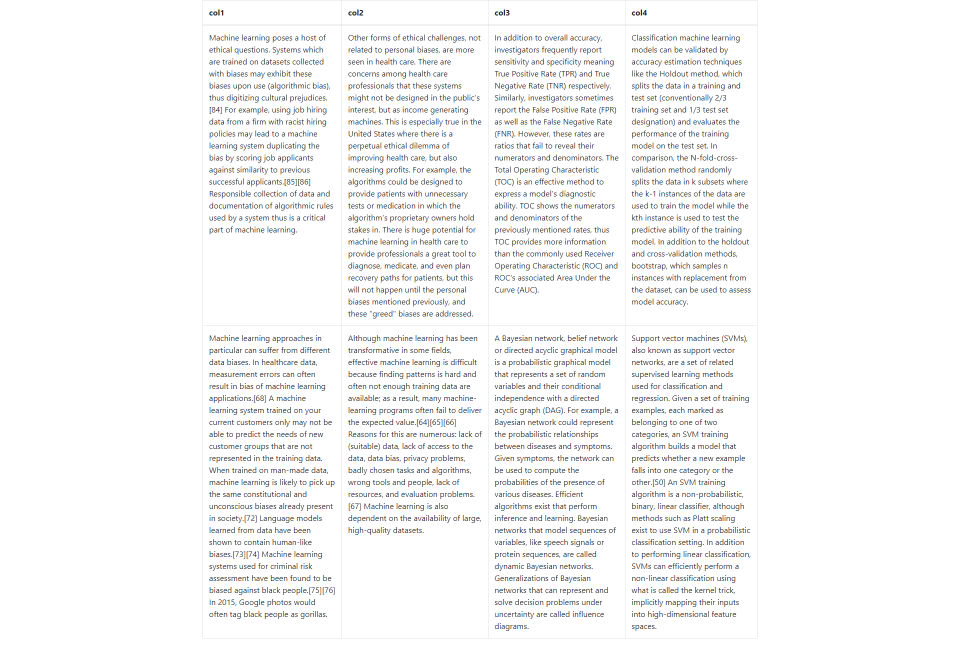
#> input picture resources/img/table_data_with_long_text.png, 1920 x 1293 px (shown at 1/2 size)
$ python ocr_table.py   (older library calls are emulated)
#> lines starting #> are read from the running program, lines starting #| are printed output that depends on the picture; after the words box and inside, x2 and y2 are one past the last pixel; in counts of white or black regions, pixels touching at a corner belong together
import numpy as np
import imutils
import cv2
import pytesseract

imagePath = "../../resources/img/table_data_with_long_text.png"
ori_img = cv2.imread(imagePath, cv2.IMREAD_GRAYSCALE)
#> ori_img: shape (1293, 1920); min 36, max 255, mean 246
img = imutils.resize(ori_img, height=1024)
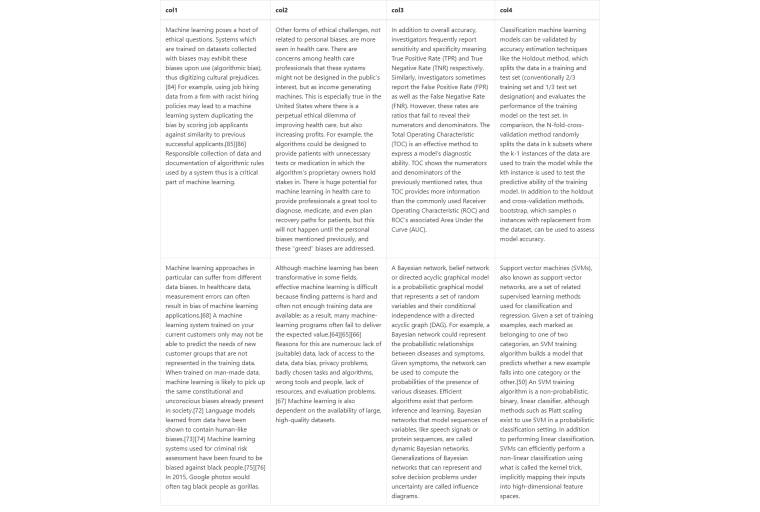
#> img: shape (1024, 1520) (shown at 1/2 size); min 36, max 255, mean 246

img = cv2.GaussianBlur(img, (3, 3), 0)
otsu_threshold_img = cv2.threshold(img, 0, 255, cv2.THRESH_BINARY + cv2.THRESH_OTSU)[1]
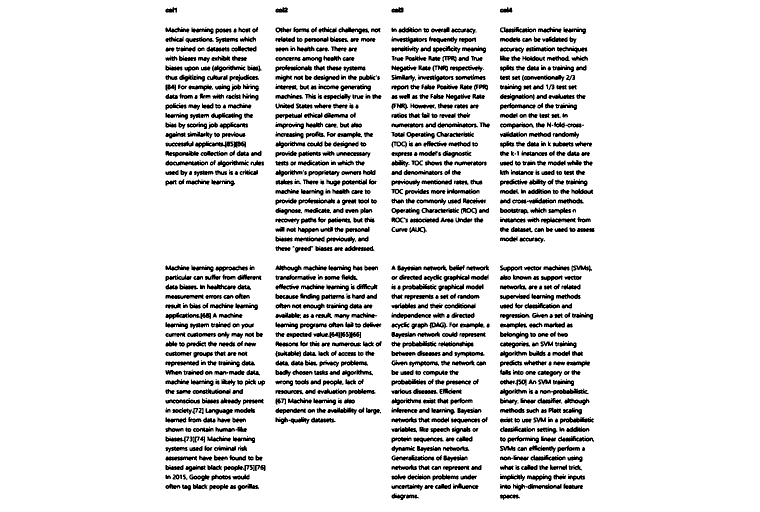
#> otsu_threshold_img: shape (1024, 1520) (shown at 1/2 size); 88.3% white; 1111 black regions (214 under 20 px), largest, box (x1, y1, x2, y2) and area: (331, 625, 422, 639) 633, (1026, 967, 1123, 981) 614, (1080, 777, 1177, 791) 609

kernel = np.ones((2, 2), np.uint8)
otsu_threshold_img = cv2.dilate(otsu_threshold_img, kernel, iterations=2)
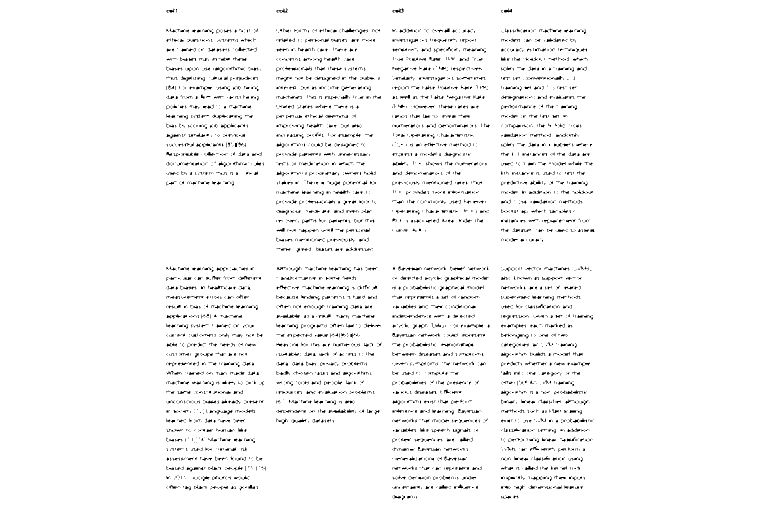
#> otsu_threshold_img: shape (1024, 1520) (shown at 1/2 size); 96.4% white; black in thin lines or dots, all inside (x1, y1, x2, y2) = (333, 17, 1189, 1000)
otsu_threshold_img = cv2.erode(otsu_threshold_img, kernel, iterations=2)
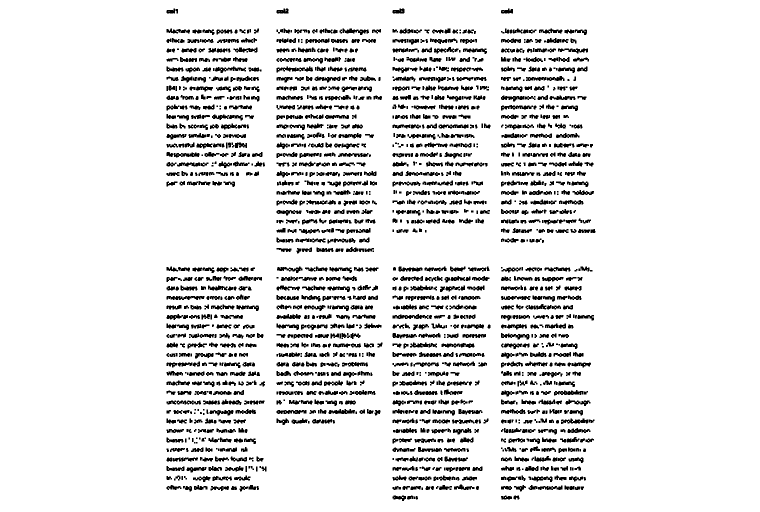
#> otsu_threshold_img: shape (1024, 1520) (shown at 1/2 size); 89.9% white; 1599 black regions (177 under 20 px)

# edges = cv2.Canny(otsu_threshold_img, 80, 150, L2gradient=True)

img, contours, heir = cv2.findContours(otsu_threshold_img.copy(), cv2.RETR_TREE, cv2.CHAIN_APPROX_SIMPLE)
#> contours = 2239 contours, 718 with area under 20; largest, box (x1, y1, x2, y2) and area: (0, 0, 1520, 1024) 1553937, (552, 132, 627, 146) 562, (784, 627, 858, 639) 538, (332, 591, 410, 601) 522, (882, 685, 950, 697) 494
# loop over the contours and calculate bounding boxes
boundingBoxes = [cv2.boundingRect(c) for c in contours]
#> boundingBoxes = 2239 items, first 6: (0, 0, 1520, 1024), (827, 992, 5, 7), (831, 991, 6, 9), (1026, 990, 14, 10), (1001, 990, 24, 10), (1010, 994, 2, 2)
combined = zip(contours, boundingBoxes)
combined = sorted(combined, key=lambda b: b[1][0], reverse=False)
#> combined = 2239 items
combined = sorted(combined, key=lambda b: b[1][1], reverse=False)

(contours, boundingBoxes) = zip(*combined)
#> boundingBoxes = 2239 items, first 6: (0, 0, 1520, 1024), (332, 16, 20, 12), (552, 16, 26, 12), (784, 16, 26, 12), (1001, 16, 26, 12), (351, 17, 6, 11)

# image container
container_width = 300
container_height = 70000
img_coltxt_container = np.zeros([container_height, container_width])

cur_y = 0
prev_y = 0
row_num = 0
text_height = 50

# iterate through sorted contours
for c in contours:
	(x, y, w, h) = cv2.boundingRect(c)
	ar = w / float(h)
	crWidth = w / float(ori_img.shape[1])

	if (200 < w < 300) or (200 < h < 300):
		# cv2.rectangle(ori_img, (x, y), (x + w, y + h), color=[20, 20, 255], thickness=3)
		roi = otsu_threshold_img[y:y + h, x:x + w]
		# img_combined[cur_y: cur_y + h, 0: w] = cv2.add(img_combined[cur_y: cur_y + h, 0: w], roi)
		if y - prev_y > 5:
			row_num += 1
		prev_y = y
		print("row#" + str(row_num) + "#", prev_y, roi.shape)
		cv2.rectangle(img_coltxt_container, (0, cur_y), (container_width, cur_y + text_height), (255, 255, 255), -1)
		cv2.putText(img_coltxt_container,
					"(row#" + str(row_num) + ")",
					(0, cur_y + text_height - 30),
					cv2.FONT_HERSHEY_SIMPLEX,
					0.8,
					(0, 0, 0), 2, cv2.LINE_AA)
		img_coltxt_container[cur_y + text_height: cur_y + text_height + roi.shape[0], 0: roi.shape[1]] = roi.copy()
		cur_y += (h + text_height)
		print("-------------")
#> this loop made 2239 passes
#> (x, y, w, h, ar, crWidth) on passes 2 to 4: (332, 16, 20, 12, 1.67, 0.0104), (552, 16, 26, 12, 2.17, 0.0135), (784, 16, 26, 12, 2.17, 0.0135)
#> after the loop, cur_y = 0; row_num = 0

final_img = img_coltxt_container[:cur_y, :]
#> final_img = empty array

cv2.imwrite('../../resources/output_dir/tableoutput.png', final_img)
cv2.imshow("gradX_thresh", final_img)
cv2.waitKey(0)
cv2.destroyAllWindows()

# print(pytesseract.image_to_string(final_img, lang='eng', config="--tessdata-dir ../tessdata --psm 3"))
exit(0)
#> (the program exits here)

$ run again, with resources/img/tabular_data1.png copied over resources/img/table_data_with_long_text.png
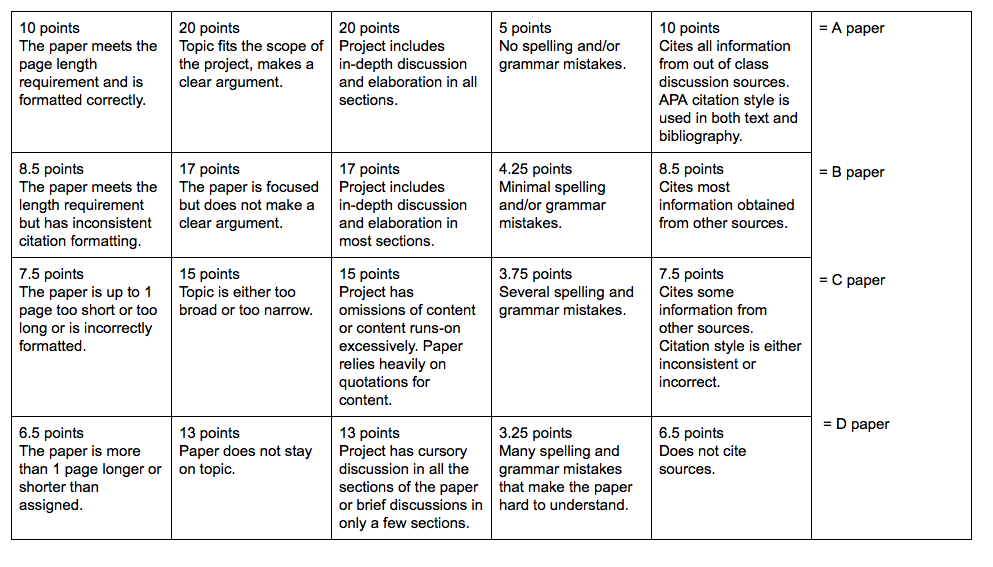
#> input picture resources/img/tabular_data1.png, 993 x 567 px
#> `otsu_threshold_img = cv2.erode(otsu_threshold_img, kernel, iterations=2)`:
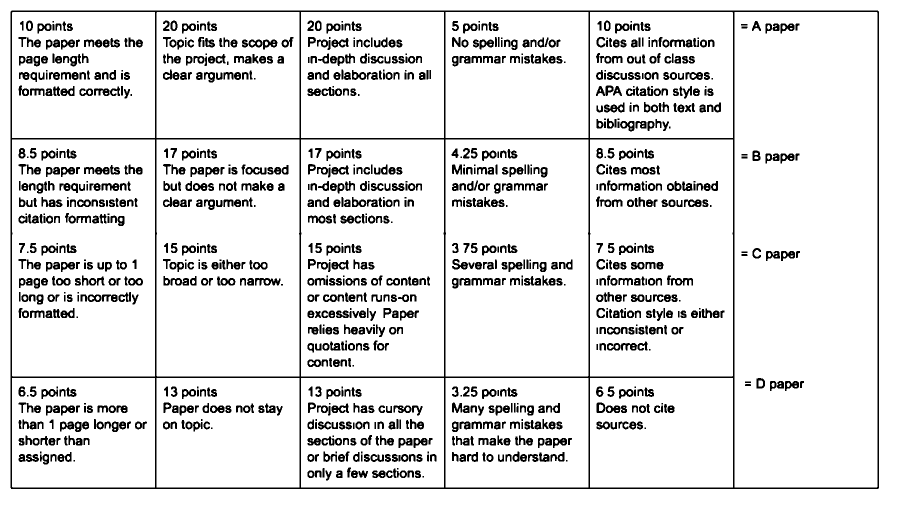
#> otsu_threshold_img: shape (1024, 1793) (shown at 1/2 size); 89.3% white; 1223 black regions (120 under 20 px)
#> `img, contours, heir = cv2.findContours(otsu_threshold_img.copy(), cv2...`: contours = 1918 contours, 525 with area under 20; largest, box (x1, y1, x2, y2) and area: (0, 0, 1793, 1024) 1833216, (20, 20, 1759, 979) 1664989, (1469, 24, 1755, 975) 270749, (24, 279, 310, 753) 134800, (1180, 279, 1466, 753) 134798
#> `boundingBoxes = [cv2.boundingRect(c) for c in contours]`: boundingBoxes = 1918 items, first 6: (0, 0, 1793, 1024), (20, 20, 1739, 959), (1180, 756, 286, 219), (1288, 854, 5, 5), (1220, 843, 15, 17), (1273, 842, 14, 18)
#> combined = 1918 items
#> `(contours, boundingBoxes) = zip(*combined)`: contours = 1918 contours, 525 with area under 20; largest, box (x1, y1, x2, y2) and area: (0, 0, 1793, 1024) 1833216, (20, 20, 1759, 979) 1664989, (1469, 24, 1755, 975) 270749, (24, 279, 310, 753) 134800, (313, 279, 599, 753) 134798; boundingBoxes = 1918 items, first 6: (0, 0, 1793, 1024), (20, 20, 1739, 959), (24, 24, 286, 252), (313, 24, 286, 252), (602, 24, 286, 252), (891, 24, 286, 252)
#> the loop `for c in contours:` made 1918 passes
#> (c, x, y, w, h, ar, crWidth, prev_y) on passes 5 to 6: ([[602, 24], [602, 275], [887, 275], [887, 24]], 602, 24, 286, 252, 1.13, 0.288, 24), ([[891, 24], [891, 275], [1176, 275], [1176, 24]], 891, 24, 286, 252, 1.13, 0.288, 24)
#> (printed output is left out)
#> after the loop `for c in contours:`: cur_y = 6476; row_num = 3
#> `final_img = img_coltxt_container[:cur_y, :]`:
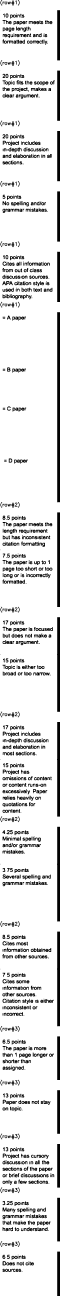
#> final_img: shape (6476, 300) float64 (shown at 1/5 size); 87.1% white; 1360 black regions (130 under 20 px), largest, box (x1, y1, x2, y2) and area: (285, 1560, 300, 2511) 13302, (285, 4134, 300, 4607) 6627, (285, 4658, 300, 5131) 6627
